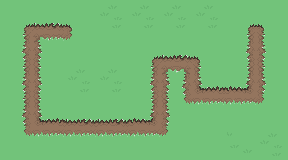

This game map was drawn from its Tiled (.tmx) file and the tilesets committed beside it. A one-line description and the full map source follow:
An orthogonal 9x5 tile map with 32x32 px tiles, 1 tile layer (Maze).

<map version="1.10" tiledversion="1.11.0" orientation="orthogonal" renderorder="right-down" width="9" height="5" tilewidth="32" tileheight="32" infinite="0" nextlayerid="4" nextobjectid="1">
 <tileset firstgid="1" source="TileSet_V2.tsx" />
 <layer id="1" name="Maze" width="9" height="5">
  <data encoding="csv">
5,29,9,51,51,51,51,5,9,
25,35,2,49,5,29,9,25,17,
25,17,51,51,25,43,41,39,17,
25,41,29,29,39,18,21,21,2,
3,21,21,21,21,2,49,52,51
</data>
 </layer>
</map>
